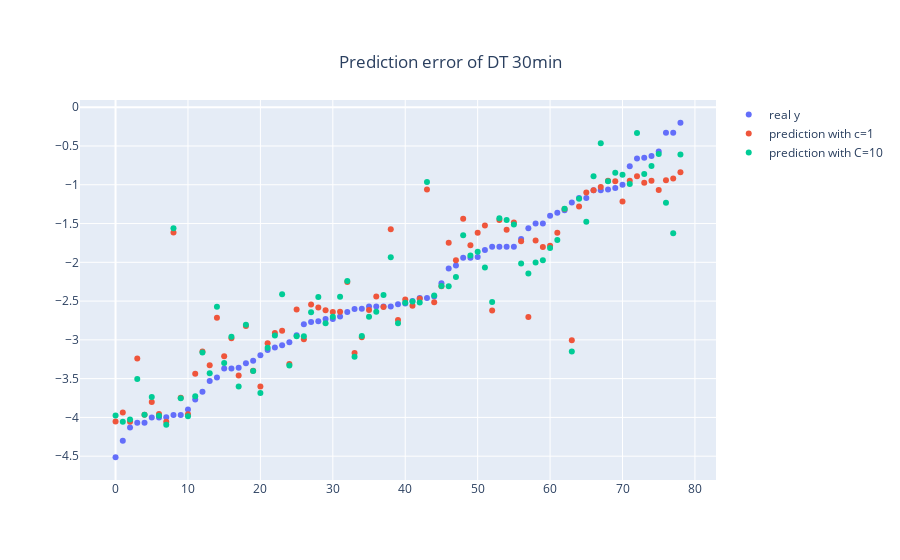

The notebook cell this image was saved under:
### Code cell
fig = go.Figure()
fig.add_trace(go.Scatter(
                         y= results.y, 
                         mode= "markers",
                         name= "real y"))
fig.add_trace(go.Scatter(
                         y= results.y_hat_c1, 
                         mode= "markers",
                         name= "prediction with c=1"))
fig.add_trace(go.Scatter(
                         y= results.y_hat_c10, 
                         mode= "markers",
                         name= "prediction with C=10"))
fig.update_layout(
    title= {
        'text': "Prediction error of DT 30min",
        'y':0.9,
        'x':0.5,
        'xanchor': 'center',
        'yanchor': 'top'})
fig.show()

### Figure 1 — Plotly figure (JSON) as saved in the notebook; plotly's stock layout.template omitted (floating-point values rounded to 4 significant figures)
{"data": [{"mode": "markers", "name": "real y", "type": "scatter", "y": [-4.514, -4.3, -4.13, -4.07, -4.07, -4, -4, -3.998, -3.97, -3.97, -3.898, -3.77, -3.67, -3.53, -3.484, -3.37, -3.37, -3.36, -3.3, -3.27, -3.2, -3.13, -3.1, -3.07, -3.03, -2.94, -2.8, -2.77, -2.76, -2.73, -2.73, -2.7, -2.64, -2.601, -2.6, -2.57, -2.57, -2.57, -2.57, -2.54, -2.53, -2.5, -2.46, -2.46, -2.44, -2.27, -2.08, -2.04, -1.94, -1.94, -1.93, -1.84, -1.8, -1.8, -1.8, -1.799, -1.7, -1.56, -1.5, -1.5, -1.4, -1.36, -1.33, -1.23, -1.17, -1.17, -1.07, -1.07, -1.06, -1.04, -1, -0.76, -0.66, -0.6527, -0.63, -0.57, -0.33, -0.33, -0.2]}, {"mode": "markers", "name": "prediction with c=1", "type": "scatter", "y": [-4.053, -3.938, -4.055, -3.24, -3.965, -3.801, -3.955, -4.054, -1.614, -3.746, -3.959, -3.436, -3.149, -3.329, -2.713, -3.213, -2.979, -3.459, -2.82, -3.397, -3.601, -3.043, -2.911, -2.882, -3.313, -2.609, -2.994, -2.545, -2.582, -2.617, -2.642, -2.639, -2.253, -3.168, -2.967, -2.615, -2.439, -2.578, -1.573, -2.743, -2.479, -2.559, -2.469, -1.061, -2.514, -2.308, -1.747, -1.973, -1.437, -1.78, -1.618, -1.525, -2.622, -1.455, -1.58, -1.487, -1.729, -2.707, -1.719, -1.802, -1.787, -1.62, -1.313, -3.006, -1.281, -1.1, -1.071, -1.028, -0.9483, -0.956, -1.215, -0.9494, -0.8904, -0.9739, -0.9494, -1.069, -0.9419, -0.9188, -0.8378]}, {"mode": "markers", "name": "prediction with C=10", "type": "scatter", "y": [-3.975, -4.056, -4.026, -3.505, -3.965, -3.738, -3.979, -4.095, -1.562, -3.752, -3.983, -3.726, -3.162, -3.431, -2.574, -3.3, -2.961, -3.602, -2.804, -3.403, -3.686, -3.103, -2.945, -2.413, -3.33, -2.954, -2.954, -2.643, -2.447, -2.787, -2.701, -2.445, -2.241, -3.217, -2.95, -2.702, -2.639, -2.423, -1.933, -2.784, -2.523, -2.507, -2.517, -0.9643, -2.428, -2.305, -2.31, -2.188, -1.651, -1.911, -1.862, -2.066, -2.512, -1.43, -1.455, -1.513, -2.016, -2.144, -2.003, -1.972, -1.816, -1.711, -1.309, -3.152, -1.181, -1.478, -0.8907, -0.4656, -0.9535, -0.8457, -0.8698, -0.9887, -0.3309, -0.8622, -0.7579, -0.6035, -1.232, -1.626, -0.6108]}], "layout": {"title": {"text": "Prediction error of DT 30min", "x": 0.5, "xanchor": "center", "y": 0.9, "yanchor": "top"}}}
